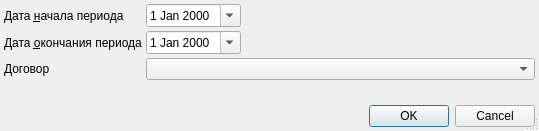
<?xml version="1.0" encoding="UTF-8"?>
<ui version="4.0">
 <class>ActReconcilMutualSettlementsSetupDialog</class>
 <widget class="QDialog" name="ActReconcilMutualSettlementsSetupDialog">
  <property name="windowModality">
   <enum>Qt::ApplicationModal</enum>
  </property>
  <property name="geometry">
   <rect>
    <x>0</x>
    <y>0</y>
    <width>539</width>
    <height>131</height>
   </rect>
  </property>
  <property name="windowTitle">
   <string>параметры отчёта</string>
  </property>
  <property name="sizeGripEnabled">
   <bool>true</bool>
  </property>
  <layout class="QGridLayout" name="gridLayout">
   <property name="margin">
    <number>4</number>
   </property>
   <property name="spacing">
    <number>4</number>
   </property>
   <item row="6" column="2">
    <spacer>
     <property name="orientation">
      <enum>Qt::Vertical</enum>
     </property>
     <property name="sizeHint" stdset="0">
      <size>
       <width>21</width>
       <height>21</height>
      </size>
     </property>
    </spacer>
   </item>
   <item row="0" column="2">
    <widget class="CDateEdit" name="edtBegDate">
     <property name="calendarPopup">
      <bool>true</bool>
     </property>
    </widget>
   </item>
   <item row="1" column="3">
    <spacer>
     <property name="orientation">
      <enum>Qt::Horizontal</enum>
     </property>
     <property name="sizeHint" stdset="0">
      <size>
       <width>101</width>
       <height>20</height>
      </size>
     </property>
    </spacer>
   </item>
   <item row="1" column="0" colspan="2">
    <widget class="QLabel" name="lblEndDate">
     <property name="text">
      <string>Дата &amp;окончания периода</string>
     </property>
     <property name="buddy">
      <cstring>edtEndDate</cstring>
     </property>
    </widget>
   </item>
   <item row="0" column="0" colspan="2">
    <widget class="QLabel" name="lblBegDate">
     <property name="text">
      <string>Дата &amp;начала периода</string>
     </property>
     <property name="buddy">
      <cstring>edtBegDate</cstring>
     </property>
    </widget>
   </item>
   <item row="7" column="0" colspan="4">
    <widget class="QDialogButtonBox" name="buttonBox">
     <property name="orientation">
      <enum>Qt::Horizontal</enum>
     </property>
     <property name="standardButtons">
      <set>QDialogButtonBox::Cancel|QDialogButtonBox::Ok</set>
     </property>
    </widget>
   </item>
   <item row="1" column="2">
    <widget class="CDateEdit" name="edtEndDate">
     <property name="calendarPopup">
      <bool>true</bool>
     </property>
    </widget>
   </item>
   <item row="2" column="0" colspan="2">
    <widget class="QLabel" name="lblContract">
     <property name="text">
      <string>Договор</string>
     </property>
    </widget>
   </item>
   <item row="2" column="2" colspan="2">
    <widget class="CARMSContractTreeFindComboBox" name="cmbContract"/>
   </item>
  </layout>
 </widget>
 <customwidgets>
  <customwidget>
   <class>CDateEdit</class>
   <extends>QDateEdit</extends>
   <header>library/DateEdit</header>
  </customwidget>
  <customwidget>
   <class>CARMSContractTreeFindComboBox</class>
   <extends>QComboBox</extends>
   <header>Orgs/ContractFindComboBox.h</header>
  </customwidget>
 </customwidgets>
 <tabstops>
  <tabstop>edtBegDate</tabstop>
  <tabstop>edtEndDate</tabstop>
  <tabstop>cmbContract</tabstop>
  <tabstop>buttonBox</tabstop>
 </tabstops>
 <resources/>
 <connections>
  <connection>
   <sender>buttonBox</sender>
   <signal>accepted()</signal>
   <receiver>ActReconcilMutualSettlementsSetupDialog</receiver>
   <slot>accept()</slot>
   <hints>
    <hint type="sourcelabel">
     <x>198</x>
     <y>485</y>
    </hint>
    <hint type="destinationlabel">
     <x>119</x>
     <y>239</y>
    </hint>
   </hints>
  </connection>
  <connection>
   <sender>buttonBox</sender>
   <signal>rejected()</signal>
   <receiver>ActReconcilMutualSettlementsSetupDialog</receiver>
   <slot>reject()</slot>
   <hints>
    <hint type="sourcelabel">
     <x>249</x>
     <y>485</y>
    </hint>
    <hint type="destinationlabel">
     <x>316</x>
     <y>234</y>
    </hint>
   </hints>
  </connection>
 </connections>
</ui>
